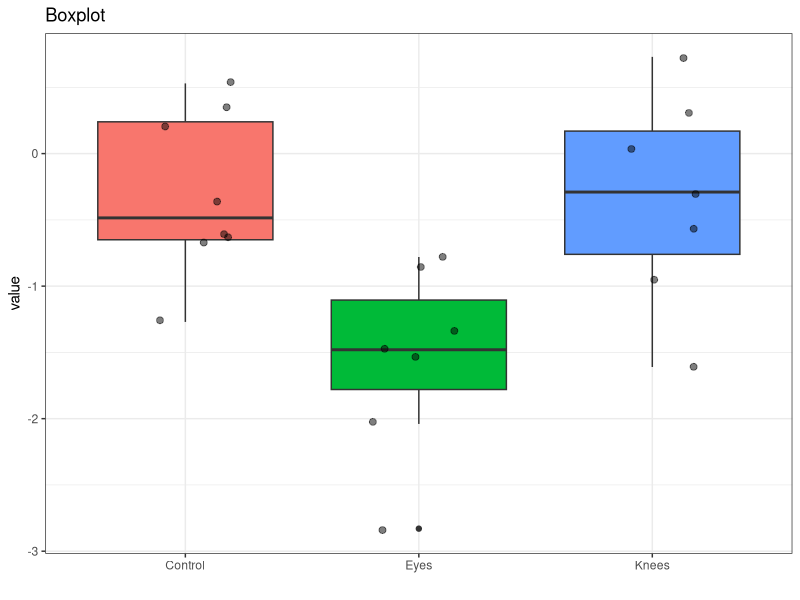
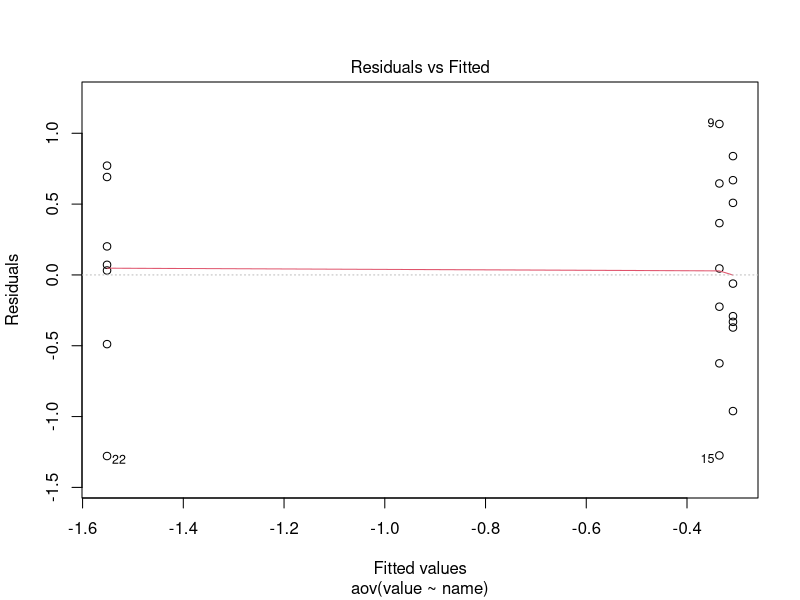
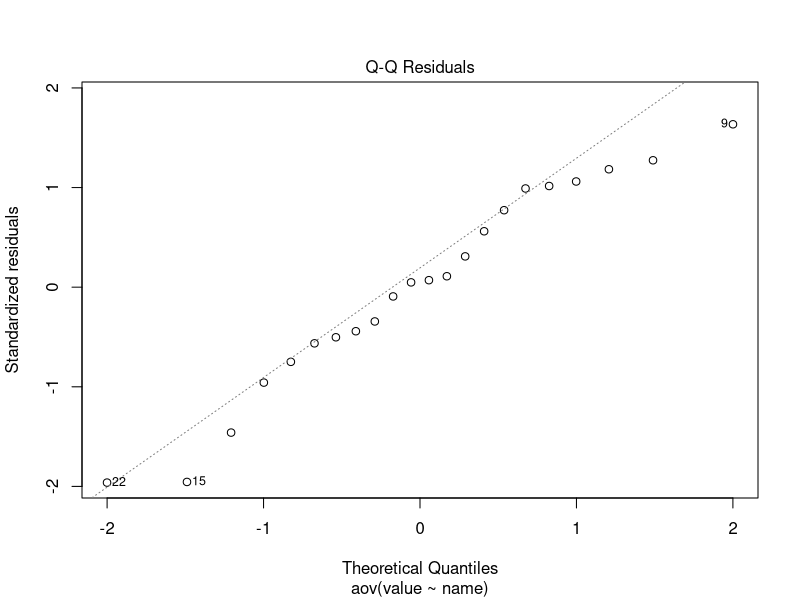
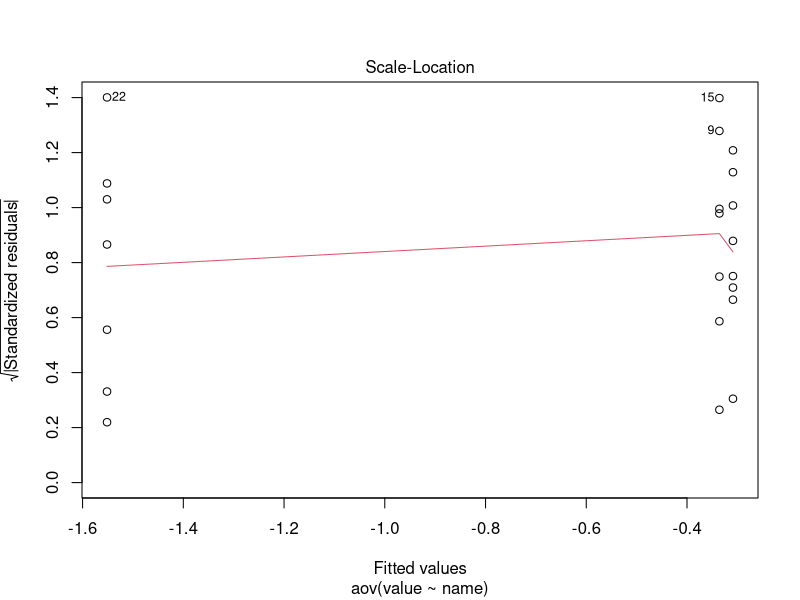
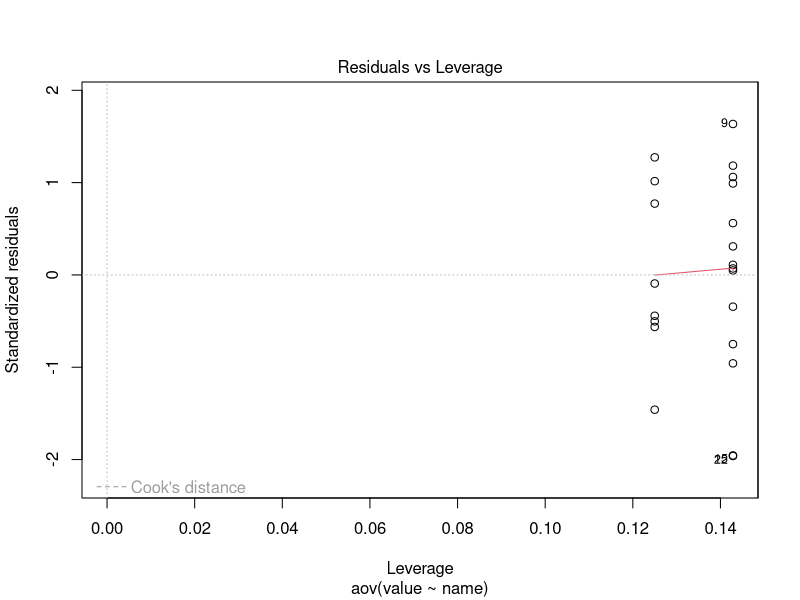

Reproduce these figures in R, in order.
## ---- chunk 1
#| warning: false

library(dplyr)
library(ggplot2)

Control = tibble(
  name = "Control",
  value = c(0.53, 0.36, 0.20, -0.37, -0.60, -0.64, -0.68, -1.27)
)

Knees = tibble(
  name = "Knees",
  value = c(0.73, 0.31, 0.03, -0.29, -0.56, -0.96, -1.61)
)


Eyes = tibble(
  name = "Eyes",
  value = c(-0.78, -0.86, -1.35, -1.48, -1.52, -2.04, -2.83)
)


# bind into tibble  
data = rbind(Control,Knees) |> rbind(Eyes)

data |> sample_n(5) # randomly show 5 rows
## ---- chunk 2
data |>  group_by(name) |> dplyr::summarise(n = n(), mean=mean(value), var = var(value))
## ---- chunk 3
data |>
  ggplot(aes(x=name, y=value, fill = name))+
  geom_boxplot()+
  geom_jitter(size=2, alpha = 0.5,width = 0.2)+ 
  theme_bw() +
  theme(
      legend.position="none",
      ) +
  labs(
    title = "Boxplot",
    x = ""
  )

## ---- chunk 4
aov_model <- aov(value~name, data = data)
aov_model
## ---- chunk 5
aov_model |> summary()
## ---- chunk 6
plot(aov_model)
## ---- chunk 7
TukeyHSD(aov_model)
